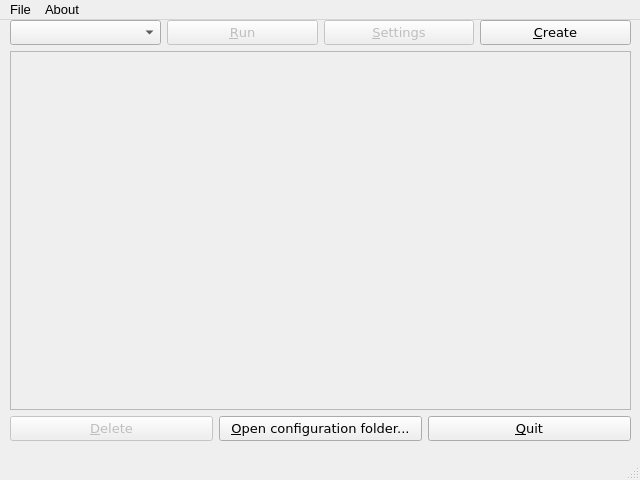
<?xml version="1.0" encoding="UTF-8"?>
<ui version="4.0">
 <class>MainWindow</class>
 <widget class="QMainWindow" name="MainWindow">
  <property name="geometry">
   <rect>
    <x>0</x>
    <y>0</y>
    <width>640</width>
    <height>480</height>
   </rect>
  </property>
  <property name="font">
   <font>
    <pointsize>10</pointsize>
   </font>
  </property>
  <property name="contextMenuPolicy">
   <enum>Qt::NoContextMenu</enum>
  </property>
  <property name="windowTitle">
   <string>Linbox for 86Box</string>
  </property>
  <widget class="QWidget" name="centralwidget">
   <property name="sizePolicy">
    <sizepolicy hsizetype="Fixed" vsizetype="Fixed">
     <horstretch>0</horstretch>
     <verstretch>0</verstretch>
    </sizepolicy>
   </property>
   <property name="font">
    <font>
     <family>DejaVu Sans</family>
     <pointsize>10</pointsize>
     <weight>50</weight>
     <bold>false</bold>
    </font>
   </property>
   <widget class="QWidget" name="gridLayoutWidget">
    <property name="geometry">
     <rect>
      <x>10</x>
      <y>0</y>
      <width>621</width>
      <height>421</height>
     </rect>
    </property>
    <layout class="QGridLayout" name="gridLayout">
     <item row="4" column="0">
      <layout class="QHBoxLayout" name="horizontalLayout_4">
       <item>
        <widget class="QPushButton" name="delete_btn">
         <property name="enabled">
          <bool>false</bool>
         </property>
         <property name="toolTip">
          <string>Delete selected Virtual Machine</string>
         </property>
         <property name="text">
          <string>&amp;Delete</string>
         </property>
         <property name="icon">
          <iconset>
           <normalon>:/resources/delete_forever_white_36dp.svg</normalon>
          </iconset>
         </property>
        </widget>
       </item>
       <item>
        <widget class="QPushButton" name="open_btn">
         <property name="toolTip">
          <string>Open Linbox configuration folder</string>
         </property>
         <property name="text">
          <string>&amp;Open configuration folder...</string>
         </property>
         <property name="icon">
          <iconset>
           <normalon>:/resources/folder_open_white_36dp.svg</normalon>
          </iconset>
         </property>
        </widget>
       </item>
       <item>
        <widget class="QPushButton" name="quit_btn">
         <property name="toolTip">
          <string>Close Linbox for 86Box</string>
         </property>
         <property name="text">
          <string>&amp;Quit</string>
         </property>
         <property name="icon">
          <iconset>
           <normalon>:/resources/close_white_36dp.svg</normalon>
          </iconset>
         </property>
        </widget>
       </item>
      </layout>
     </item>
     <item row="1" column="0">
      <layout class="QVBoxLayout" name="verticalLayout">
       <item>
        <layout class="QHBoxLayout" name="horizontalLayout_2">
         <item>
          <widget class="QComboBox" name="select_cmb">
           <property name="toolTip">
            <string>&lt;html&gt;&lt;head/&gt;&lt;body&gt;&lt;p&gt;Method to run the selected Virtual Machine with&lt;/p&gt;&lt;/body&gt;&lt;/html&gt;</string>
           </property>
          </widget>
         </item>
         <item>
          <widget class="QPushButton" name="run_btn">
           <property name="enabled">
            <bool>false</bool>
           </property>
           <property name="toolTip">
            <string>Run selected Virtual Machine</string>
           </property>
           <property name="text">
            <string>&amp;Run</string>
           </property>
           <property name="icon">
            <iconset>
             <normalon>:/resources/play_arrow_white_36dp.svg</normalon>
            </iconset>
           </property>
          </widget>
         </item>
         <item>
          <widget class="QPushButton" name="settings_btn">
           <property name="enabled">
            <bool>false</bool>
           </property>
           <property name="toolTip">
            <string>Run selected Virtual Machine settings</string>
           </property>
           <property name="text">
            <string>&amp;Settings</string>
           </property>
           <property name="icon">
            <iconset>
             <normalon>:/resources/settings_white_36dp.svg</normalon>
            </iconset>
           </property>
          </widget>
         </item>
         <item>
          <widget class="QPushButton" name="create_btn">
           <property name="toolTip">
            <string>Create a new Virtual Machine</string>
           </property>
           <property name="text">
            <string>&amp;Create</string>
           </property>
           <property name="icon">
            <iconset>
             <normalon>:/resources/create_white_36dp.svg</normalon>
            </iconset>
           </property>
          </widget>
         </item>
        </layout>
       </item>
      </layout>
     </item>
     <item row="3" column="0">
      <layout class="QVBoxLayout" name="verticalLayout_2">
       <item>
        <widget class="QListWidget" name="listWidget">
         <property name="enabled">
          <bool>false</bool>
         </property>
         <property name="styleSheet">
          <string notr="true">color: rgb(255, 255, 255); selection-background-color:
                                            rgb(76, 76, 76);
                                        </string>
         </property>
        </widget>
       </item>
      </layout>
     </item>
    </layout>
   </widget>
  </widget>
  <widget class="QMenuBar" name="menubar">
   <property name="geometry">
    <rect>
     <x>0</x>
     <y>0</y>
     <width>640</width>
     <height>30</height>
    </rect>
   </property>
   <widget class="QMenu" name="menuFile">
    <property name="title">
     <string>File</string>
    </property>
    <addaction name="action_Run"/>
    <addaction name="action_Settings"/>
    <addaction name="action_Create"/>
    <addaction name="separator"/>
    <addaction name="action_Quit"/>
   </widget>
   <widget class="QMenu" name="menuAbout">
    <property name="title">
     <string>About</string>
    </property>
    <addaction name="actionAbout_Linbox"/>
   </widget>
   <addaction name="menuFile"/>
   <addaction name="menuAbout"/>
  </widget>
  <widget class="QStatusBar" name="statusbar"/>
  <action name="action_Run">
   <property name="icon">
    <iconset>
     <normalon>:/resources/play_arrow_white_36dp.svg</normalon>
    </iconset>
   </property>
   <property name="text">
    <string>&amp;Run...</string>
   </property>
  </action>
  <action name="action_Settings">
   <property name="icon">
    <iconset>
     <normalon>:/resources/settings_white_36dp.svg</normalon>
    </iconset>
   </property>
   <property name="text">
    <string>&amp;Settings...</string>
   </property>
  </action>
  <action name="action_Create">
   <property name="icon">
    <iconset>
     <normalon>:/resources/create_white_36dp.svg</normalon>
    </iconset>
   </property>
   <property name="text">
    <string>&amp;Create...</string>
   </property>
  </action>
  <action name="action_Quit">
   <property name="text">
    <string>&amp;Quit</string>
   </property>
  </action>
  <action name="actionAbout_Linbox">
   <property name="text">
    <string>About Linbox</string>
   </property>
  </action>
 </widget>
 <tabstops>
  <tabstop>select_cmb</tabstop>
  <tabstop>run_btn</tabstop>
  <tabstop>settings_btn</tabstop>
  <tabstop>create_btn</tabstop>
  <tabstop>delete_btn</tabstop>
  <tabstop>open_btn</tabstop>
  <tabstop>listWidget</tabstop>
 </tabstops>
 <resources>
  <include location="../../resources/linbox.qrc"/>
 </resources>
 <connections/>
</ui>
